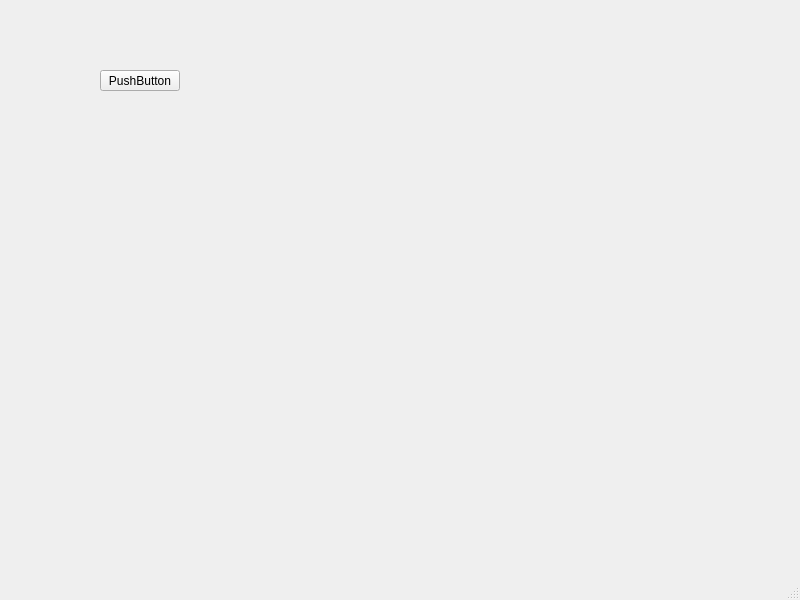
<?xml version="1.0" encoding="UTF-8"?>
<ui version="4.0">
 <class>MainWindow</class>
 <widget class="QMainWindow" name="MainWindow">
  <property name="geometry">
   <rect>
    <x>0</x>
    <y>0</y>
    <width>800</width>
    <height>600</height>
   </rect>
  </property>
  <property name="windowTitle">
   <string>MainWindow</string>
  </property>
  <widget class="QWidget" name="centralwidget">
   <widget class="QPushButton" name="pushButton">
    <property name="geometry">
     <rect>
      <x>100</x>
      <y>70</y>
      <width>80</width>
      <height>21</height>
     </rect>
    </property>
    <property name="text">
     <string>PushButton</string>
    </property>
   </widget>
  </widget>
  <widget class="QMenuBar" name="menubar">
   <property name="geometry">
    <rect>
     <x>0</x>
     <y>0</y>
     <width>800</width>
     <height>20</height>
    </rect>
   </property>
  </widget>
  <widget class="QStatusBar" name="statusbar"/>
 </widget>
 <resources/>
 <connections/>
</ui>
